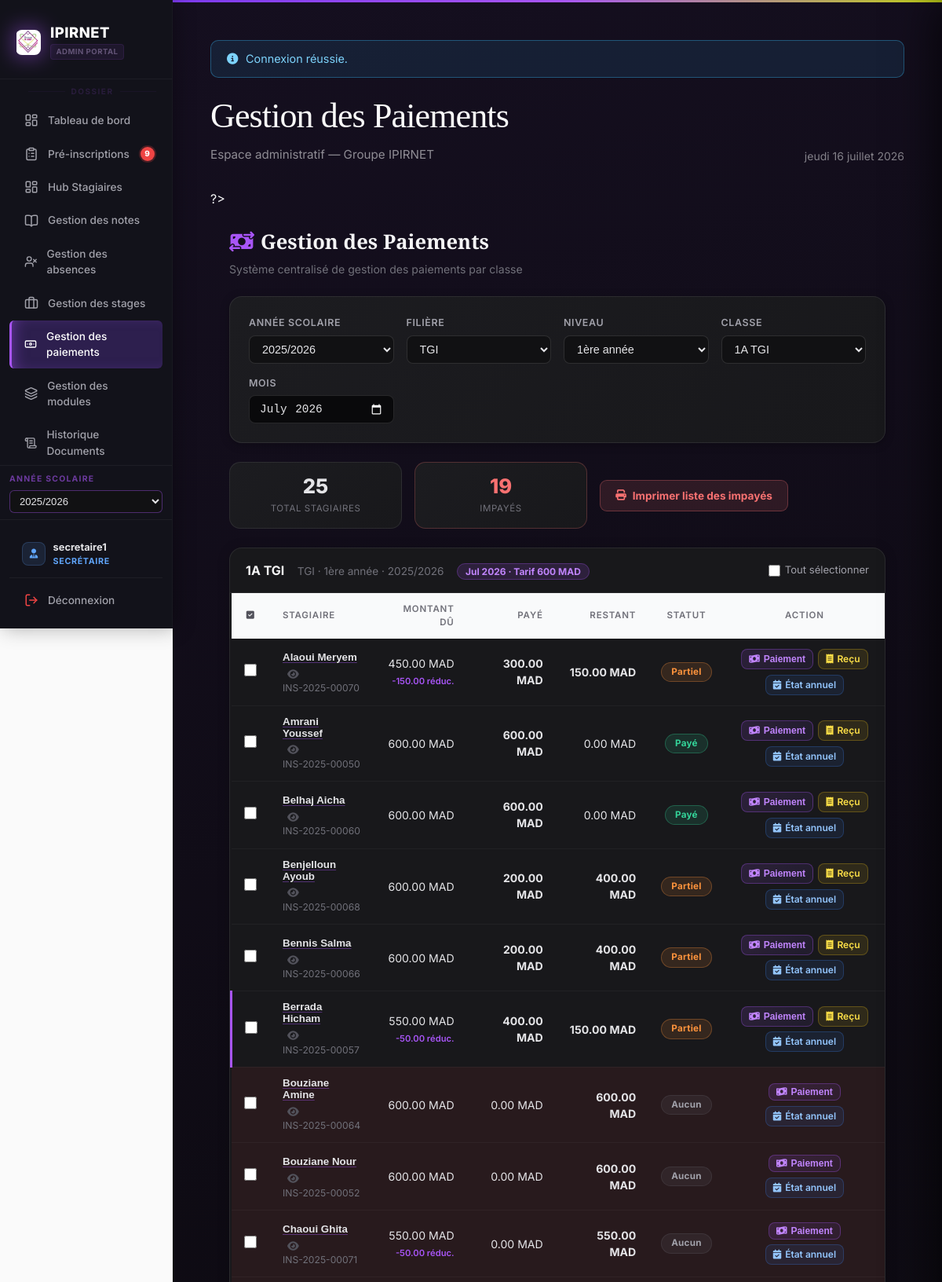
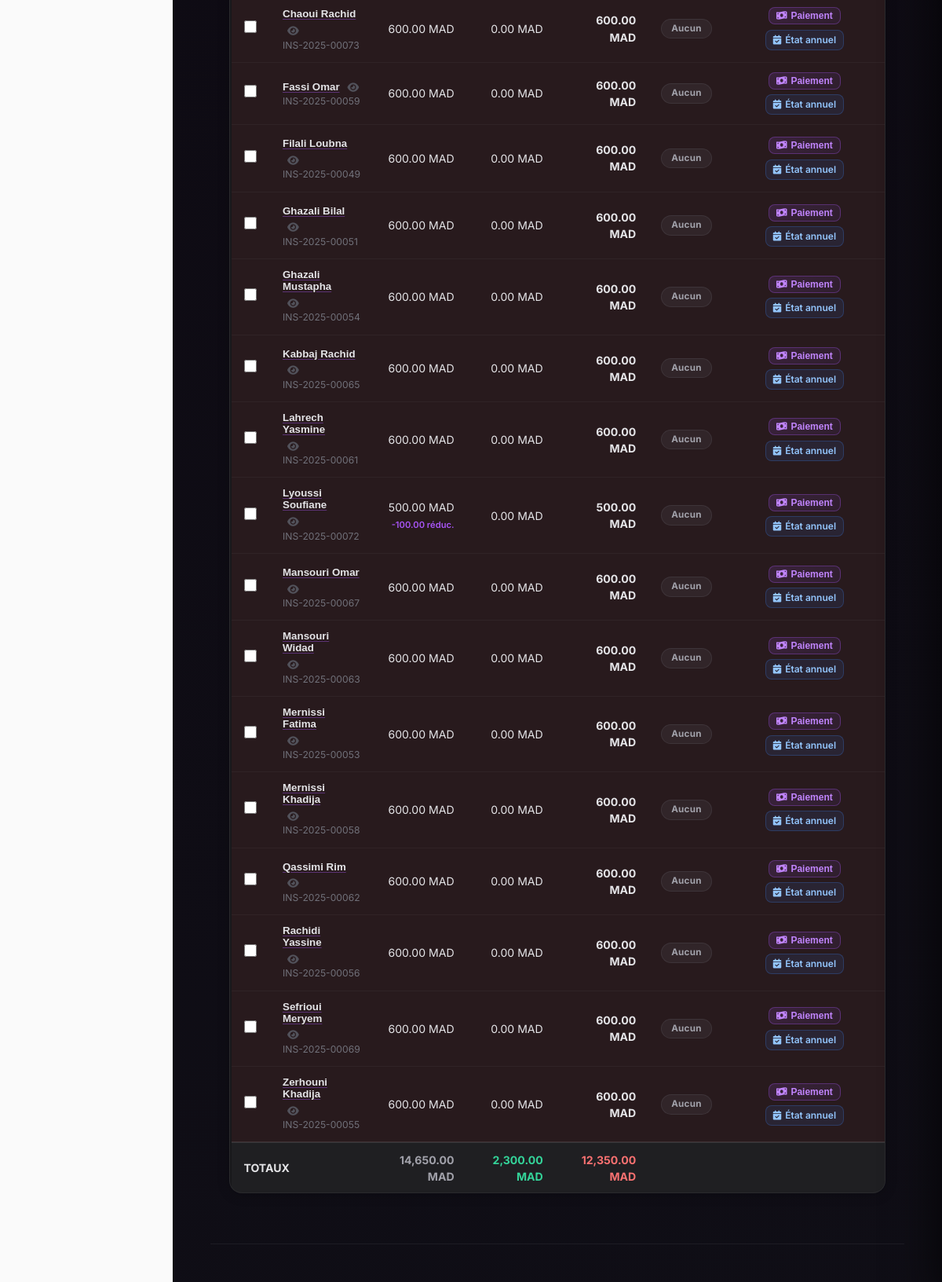
Page /gestion_des_stagiaires/cotisations.php?annee=2025/2026&id_filiere=3&niveau=1ère+année&id_classe=3&mois=2026-07&highlight=57 (signed in) on the committed database (2 pictures, top to bottom).
### tables this page shows
CREATE TABLE `classes` (
  `id_classe` int(10) UNSIGNED NOT NULL,
  `nom_classe` varchar(128) NOT NULL,
  `annee_scolaire` varchar(16) NOT NULL,
  `niveau` varchar(32) NOT NULL DEFAULT '',
  `id_filiere` int(10) UNSIGNED NOT NULL,
  `capacite` int(10) UNSIGNED NOT NULL DEFAULT 30
);

CREATE TABLE `filieres` (
  `id_filiere` int(10) UNSIGNED NOT NULL,
  `nom_filiere` varchar(255) NOT NULL,
  `niveau` varchar(128) DEFAULT NULL
);

CREATE TABLE `mensualites` (
  `id_mensualite` int(10) UNSIGNED NOT NULL,
  `id_stagiaire` int(10) UNSIGNED NOT NULL,
  `mois_ref` char(7) NOT NULL COMMENT 'YYYY-MM',
  `est_paye` tinyint(1) NOT NULL DEFAULT 0,
  `montant_total` decimal(10,2) DEFAULT NULL COMMENT 'Montant total de la mensualité',
  `montant_paye` decimal(10,2) DEFAULT NULL COMMENT 'Montant déjà payé',
  `montant_restant` decimal(10,2) DEFAULT NULL COMMENT 'Montant restant à payer',
  `cumul_restant` decimal(10,2) DEFAULT NULL COMMENT 'Cumul des impayés',
  `statut_paiement` varchar(32) DEFAULT NULL COMMENT 'payé / partiel / impayé',
  `date_paiement` datetime DEFAULT NULL COMMENT 'Date du paiement effectif',
  `marque_le` timestamp NULL DEFAULT NULL,
  `remise` decimal(10,2) NOT NULL DEFAULT 0.00
);

CREATE TABLE `stagiaires` (
  `id_stagiaire` int(10) UNSIGNED NOT NULL,
  `num_inscri` varchar(32) NOT NULL,
  `cin` varchar(8) DEFAULT NULL,
  `nom` varchar(100) NOT NULL,
  `prenom` varchar(100) NOT NULL,
  `date_naissance` date DEFAULT NULL,
  `adresse` varchar(512) DEFAULT NULL,
  `email` varchar(255) DEFAULT NULL,
  `telephone` varchar(15) DEFAULT NULL,
  `telephone_parent` varchar(15) DEFAULT NULL COMMENT 'CDC fiche inscription',
  `nom_tuteur` varchar(255) DEFAULT NULL COMMENT 'Père ou tuteur',
  `sexe` varchar(1) NOT NULL DEFAULT 'M' COMMENT 'M = Masculin, F = Féminin',
  `photo` varchar(512) DEFAULT NULL,
  `date_inscription` date NOT NULL,
  `id_classe` int(10) UNSIGNED NOT NULL,
  `created_at` timestamp NOT NULL DEFAULT current_timestamp(),
  `updated_at` timestamp NULL DEFAULT NULL ON UPDATE current_timestamp(),
  `remise_mensuelle` decimal(10,2) NOT NULL DEFAULT 0.00
);

### gestion_des_stagiaires/cotisations.php (the view, shortened to what the rows shown need)
<?php
  require __DIR__ . '/includes/bootstrap.php';
  $tarifsDefaut = [2 => 700.0, 3 => 600.0, 4 => 800.0];
  function getTarif(int $idFiliere, array $tarifsDefaut): float {
      return $tarifsDefaut[$idFiliere] ?? 700.0;
  }
  $anneeSelectionnee  = trim((string)($_GET['annee']      ?? ''));
  $idFiliereSelecte   = (int)($_GET['id_filiere'] ?? 0);
  $niveauSelectionne  = trim((string)($_GET['niveau']     ?? ''));
  $idClasseSelecte    = (int)($_GET['id_classe']  ?? 0);
  $moisSelectionne    = trim((string)($_GET['mois']       ?? date('Y-m')));
  $stagiaires  = [];
  $infoClasse  = null;
  $tarifMensuel = 700.0;
  if ($idClasseSelecte > 0) {
      $reqClasse = $pdo->prepare(
          "SELECT c.nom_classe, f.nom_filiere, c.annee_scolaire, c.niveau, c.id_filiere
             FROM classes c
             JOIN filieres f ON f.id_filiere = c.id_filiere
            WHERE c.id_classe = ?"
      );
      $reqClasse->execute([$idClasseSelecte]);
      $infoClasse = $reqClasse->fetch();
      if ($infoClasse) {
          $tarifMensuel = getTarif((int)$infoClasse['id_filiere'], $tarifsDefaut);
      }
      $reqStagiaires = $pdo->prepare("
          SELECT s.id_stagiaire, s.num_inscri, s.nom, s.prenom,
                 COALESCE(s.remise_mensuelle, 0) AS remise_mensuelle,
                 m.montant_total, m.remise, m.montant_paye,
                 m.montant_restant, m.statut_paiement, m.est_paye, m.date_paiement
            FROM stagiaires s
            LEFT JOIN mensualites m
              ON m.id_stagiaire = s.id_stagiaire AND m.mois_ref = ?
           WHERE s.id_classe = ?
           ORDER BY s.nom, s.prenom
      ");
      $reqStagiaires->execute([$moisSelectionne, $idClasseSelecte]);
      $stagiaires = $reqStagiaires->fetchAll();
  }
  $totalMontantDu      = 0.0;
  $totalMontantPaye    = 0.0;
  $totalMontantRestant = 0.0;
  $nbPayes   = 0;
  $nbPartiels = 0;
  $nbImpayes = 0;
  foreach ($stagiaires as $stagiaire) {
      $remiseLigne    = $stagiaire['remise'] !== null
          ? max(0.0, (float)$stagiaire['remise'])
          : max(0.0, (float)($stagiaire['remise_mensuelle'] ?? 0));
      $montantEffectif = $stagiaire['montant_total'] !== null
          ? max(0.0, (float)$stagiaire['montant_total'] - $remiseLigne)
          : max(0.0, $tarifMensuel - (float)($stagiaire['remise_mensuelle'] ?? 0));
      $montantPaye    = $stagiaire['montant_paye']    !== null ? (float)$stagiaire['montant_paye']    : 0.0;
      $montantRestant = $stagiaire['montant_restant'] !== null ? (float)$stagiaire['montant_restant'] : $montantEffectif;
      $statutLigne    = (string)($stagiaire['statut_paiement'] ?? '');
      $estPaye        = (int)($stagiaire['est_paye'] ?? 0) === 1 || $statutLigne === 'payé';
      $estPartiel     = $statutLigne === 'partiel';
      $totalMontantDu      += $montantEffectif;
      $totalMontantPaye    += $montantPaye;
      $totalMontantRestant += $montantRestant;
      if ($estPaye)         $nbPayes++;
      elseif ($estPartiel)  $nbPartiels++;
      else                  $nbImpayes++;
  }
  require __DIR__ . '/includes/header.php';
  ?>
<div style="max-width:1200px;margin:0 auto;padding:1.5rem;">
  <div class="page-header-cot">
    <div>
      <h1><i class="fa-solid fa-money-bill-transfer" style="color:#a855f7;margin-right:.5rem;"></i>Gestion des Paiements</h1>
    </div>
  </div>
  <?php if ($idClasseSelecte > 0 && $infoClasse): ?>
  <div style="display:flex;align-items:center;gap:1rem;flex-wrap:wrap;margin-bottom:1.5rem;">
    <div class="cot-stats-row" style="grid-template-columns:repeat(2,minmax(150px,220px));margin-bottom:0;flex:0 0 auto;">
      <div class="cot-stat-card">
        <div class="cot-stat-val" style="color:#e4e4e7;"><?= count($stagiaires) ?></div>
        <div class="cot-stat-lbl">Total stagiaires</div>
      </div>
      <div class="cot-stat-card" style="border-color:rgba(248,113,113,.25);">
        <div class="cot-stat-val" style="color:#f87171;"><?= $nbImpayes ?></div>
        <div class="cot-stat-lbl">Impayés</div>
      </div>
    </div>
    <?php if ($nbImpayes > 0): ?>
    <?php
      $urlImpressionImpayes = 'print_liste_impayes.php?' . http_build_query([
        'id_filiere'    => $idFiliereSelecte,
        'id_classe'     => $idClasseSelecte,
        'annee_scolaire'=> $anneeSelectionnee,
        'niveau'        => $niveauSelectionne,
        'mois'          => $moisSelectionne,
        'impaye'        => '1',
        'auto'          => '1',
      ]);
    ?>
    <a href="<?= h($urlImpressionImpayes) ?>" target="_blank"
       style="display:inline-flex;align-items:center;gap:.5rem;padding:.55rem 1.2rem;background:rgba(248,113,113,.13);color:#f87171;border:1px solid rgba(248,113,113,.3);border-radius:9px;font-size:.85rem;font-weight:700;text-decoration:none;white-space:nowrap;transition:background .15s;"
       onmouseover="this.style.background='rgba(248,113,113,.22)'" onmouseout="this.style.background='rgba(248,113,113,.13)'">
        <i class="fa-solid fa-print"></i> Imprimer liste des impayés
    </a>
    <?php endif; ?>
  </div>
  <div class="cot-table-wrap">
    <div class="cot-table-header">
      <div>
        <strong style="color:#f4f4f5;"><?= h($infoClasse['nom_classe']) ?></strong>
        <span style="color:#71717a;font-size:.85rem;margin-left:.75rem;"><?= h($infoClasse['nom_filiere']) ?> · <?= h($infoClasse['niveau']) ?> · <?= h($infoClasse['annee_scolaire']) ?></span>
        <span style="background:rgba(168,85,247,.15);color:#c084fc;border:1px solid rgba(168,85,247,.3);border-radius:20px;padding:2px 10px;font-size:.75rem;font-weight:700;margin-left:.75rem;">
          <?= h(date('M Y', strtotime($moisSelectionne . '-01'))) ?> · Tarif <?= number_format($tarifMensuel, 0, ',', ' ') ?> MAD
        </span>
      </div>
      <div style="display:flex;gap:.5rem;align-items:center;">
        <label style="display:flex;align-items:center;gap:6px;font-size:.82rem;color:#a1a1aa;cursor:pointer;">
          <input type="checkbox" id="select-all" onchange="toggleSelectAll(this)" style="accent-color:#a855f7;width:15px;height:15px;">
          Tout sélectionner
        </label>
      </div>
    </div>
    <?php if (empty($stagiaires)): ?>
      <div class="empty-state">
        <i class="fa-solid fa-users-slash"></i>
        <p>Aucun stagiaire dans cette classe.</p>
      </div>
    <?php else: ?>
    <div style="overflow-x:auto;">
    <table class="cot-table">
      <thead>
        <tr>
          <th class="cb-col"><i class="fa-solid fa-check-square" style="color:#52525b;"></i></th>
          <th>Stagiaire</th>
          <th style="text-align:right;">Montant dû</th>
          <th style="text-align:right;">Payé</th>
          <th style="text-align:right;">Restant</th>
          <th style="text-align:center;">Statut</th>
          <th style="text-align:center;">Action</th>
        </tr>
      </thead>
      <tbody>
      <?php foreach ($stagiaires as $stagiaire):
        $statutLigne = (string)($stagiaire['statut_paiement'] ?? '');
        $estPaye        = (int)($stagiaire['est_paye'] ?? 0) === 1 || $statutLigne === 'payé';
        $estPartiel     = $statutLigne === 'partiel';
        $estImpaye      = !$estPaye && !$estPartiel;
        $remiseMensuelleStag = max(0.0, (float)($stagiaire['remise_mensuelle'] ?? 0));
        $montantRemise       = $stagiaire['remise'] !== null ? max(0.0, (float)$stagiaire['remise']) : $remiseMensuelleStag;
        $montantTotal        = $stagiaire['montant_total']   !== null ? (float)$stagiaire['montant_total']   : $tarifMensuel;
        $montantEffectif     = max(0.0, $montantTotal - $montantRemise);
        $montantPayeStag     = $stagiaire['montant_paye']    !== null ? (float)$stagiaire['montant_paye']    : 0.0;
        $montantRestantStag  = $stagiaire['montant_restant'] !== null ? (float)$stagiaire['montant_restant'] : $montantEffectif;
        $aPaiement           = $stagiaire['statut_paiement'] !== null;
        if (!$aPaiement) { $montantPayeStag = 0; $montantRestantStag = $montantEffectif; }
        $classeStatut        = $estPaye ? 'paye' : ($estPartiel ? 'partiel' : ($aPaiement ? 'impaye' : 'aucun'));
        $libelleStatut       = $estPaye ? 'Payé' : ($estPartiel ? 'Partiel' : ($aPaiement ? 'Impayé' : 'Aucun'));
        $donneesLigneJson = json_encode([
          'id_stagiaire'    => (int)$stagiaire['id_stagiaire'],
          'nom'             => trim($stagiaire['nom'] . ' ' . $stagiaire['prenom']),
          'mois_ref'        => $moisSelectionne,
          'tarif'           => $tarifMensuel,
          'remise'          => $montantRemise,
          'remise_mensuelle'=> $remiseMensuelleStag,
          'montant_paye'    => $montantPayeStag,
          'montant_restant' => $montantRestantStag,
          'has_record'      => $aPaiement,
          'statut'          => $statutLigne,
        ]);
      ?>
        <tr data-sid="<?= (int)$stagiaire['id_stagiaire'] ?>" id="row-<?= (int)$stagiaire['id_stagiaire'] ?>"<?= $estImpaye ? ' style="background:rgba(255,60,60,.07);"' : '' ?>>
          <td class="cb-col">
            <input type="checkbox" class="row-cb" value="<?= (int)$stagiaire['id_stagiaire'] ?>" onchange="updateBulkBar()">
          </td>
          <td>
            <button type="button" class="btn-stag-name" onclick="openPmtDrawer(<?= (int)$stagiaire['id_stagiaire'] ?>)"><?= h(trim($stagiaire['nom'].' '.$stagiaire['prenom'])) ?></button>
            <button type="button" class="btn-eye" onclick="openPmtDrawer(<?= (int)$stagiaire['id_stagiaire'] ?>)" title="Voir historique annuel"><i class="fa-solid fa-eye"></i></button>
            <div style="font-size:.76rem;color:#71717a;"><?= h((string)($stagiaire['num_inscri'] ?? '')) ?></div>
          </td>
          <td style="text-align:right;" class="col-du">
            <?= number_format($montantEffectif, 2) ?> MAD
            <?php if ($montantRemise > 0): ?><br><span style="font-size:.7rem;color:#a855f7;font-weight:600;">-<?= number_format($montantRemise, 2) ?> réduc.</span><?php endif; ?>
          </td>
          <td style="text-align:right;" class="col-paye <?= $montantPayeStag > 0 ? 'amount-green' : 'amount-gray' ?>"><?= number_format($montantPayeStag, 2) ?> MAD</td>
          <td style="text-align:right;" class="col-restant <?= $montantRestantStag > 0 ? 'amount-red' : 'amount-gray' ?>"><?= number_format($montantRestantStag, 2) ?> MAD</td>
          <td style="text-align:center;" class="col-statut">
            <span class="badge-cot <?= $classeStatut ?>"><?= $libelleStatut ?></span>
          </td>
          <td style="text-align:center;">
            <div style="display:flex;gap:.4rem;justify-content:center;flex-wrap:wrap;">
              <button type="button" class="btn-cot ghost btn-cot sm" onclick='openPayModal(<?= htmlspecialchars($donneesLigneJson, ENT_QUOTES) ?>)'>
                <i class="fa-solid fa-money-bill-wave"></i> Paiement
              </button>
              <?php if ($aPaiement): ?>
              <a href="print_recu_paiement.php?id=<?= (int)$stagiaire['id_stagiaire'] ?>&mois=<?= h($moisSelectionne) ?>" target="_blank"
                 class="btn-cot btn-cot sm"
                 style="text-decoration:none;background:rgba(250,204,21,.1);color:#fde047;border:1px solid rgba(250,204,21,.25);"
                 onmouseover="this.style.background='rgba(250,204,21,.2)'" onmouseout="this.style.background='rgba(250,204,21,.1)'">
                <i class="fa-solid fa-receipt"></i> Reçu
              </a>
              <?php endif; ?>
              <a href="print_etat_paiements_annuel.php?id_stagiaire=<?= (int)$stagiaire['id_stagiaire'] ?>&auto=1" target="_blank"
                 class="btn-cot btn-cot sm"
                 style="text-decoration:none;background:rgba(59,130,246,.1);color:#93c5fd;border:1px solid rgba(59,130,246,.25);"
                 onmouseover="this.style.background='rgba(59,130,246,.2)'" onmouseout="this.style.background='rgba(59,130,246,.1)'"
                 title="État annuel des paiements">
                <i class="fa-solid fa-calendar-check"></i> État annuel
              </a>
            </div>
          </td>
        </tr>
      <?php endforeach; ?>
      </tbody>
      <tfoot>
        <tr style="border-top:2px solid rgba(255,255,255,.1);background:rgba(255,255,255,.03);">
          <td colspan="2" style="font-weight:700;color:#e4e4e7;padding:.65rem 1rem;">TOTAUX</td>
          <td style="text-align:right;color:#a1a1aa;font-weight:700;padding:.65rem 1rem;"><?= number_format($totalMontantDu, 2) ?> MAD</td>
          <td style="text-align:right;font-weight:700;color:#34d399;padding:.65rem 1rem;"><?= number_format($totalMontantPaye, 2) ?> MAD</td>
          <td style="text-align:right;font-weight:700;color:<?= $totalMontantRestant > 0 ? '#f87171' : '#71717a' ?>;padding:.65rem 1rem;"><?= number_format($totalMontantRestant, 2) ?> MAD</td>
          <td colspan="2"></td>
        </tr>
      </tfoot>
    </table>
    </div>
    <?php endif; ?>
  </div>
  <?php endif; ?>
</div>
<?php require __DIR__ . '/includes/footer.php'; ?>

### rows in the picture
classes: nom_classe "1A TGI", id_filiere.nom_filiere "TGI", niveau "1ère année", annee_scolaire "2025/2026", id_filiere "600"
mensualites: id_stagiaire.prenom "Alaoui Meryem", id_stagiaire.num_inscri "INS-2025-00070", montantEffectif "450.00", remise "150.00", montant_paye "300.00", montant_restant "150.00", libelleStatut "Partiel"
mensualites: id_stagiaire.prenom "Amrani Youssef", id_stagiaire.num_inscri "INS-2025-00050", montant_total "600.00", montant_paye "600.00", montant_restant "0.00", est_paye "Payé"
mensualites: id_stagiaire.prenom "Belhaj Aicha", id_stagiaire.num_inscri "INS-2025-00060", montant_total "600.00", montant_paye "600.00", montant_restant "0.00", est_paye "Payé"
mensualites: id_stagiaire.prenom "Benjelloun Ayoub", id_stagiaire.num_inscri "INS-2025-00068", montant_total "600.00", montant_paye "200.00", montant_restant "400.00", libelleStatut "Partiel"
mensualites: id_stagiaire.prenom "Bennis Salma", id_stagiaire.num_inscri "INS-2025-00066", montant_total "600.00", montant_paye "200.00", montant_restant "400.00", libelleStatut "Partiel"
mensualites: id_stagiaire.prenom "Berrada Hicham", id_stagiaire.num_inscri "INS-2025-00057", montantEffectif "550.00", remise "50.00", montant_paye "400.00", montant_restant "150.00", libelleStatut "Partiel"
stagiaires: nom+prenom "Bouziane Amine", num_inscri "INS-2025-00064", montantEffectif "600.00", montantPayeStag "0.00", montantRestantStag "600.00", libelleStatut "Aucun"
stagiaires: nom+prenom "Bouziane Nour", num_inscri "INS-2025-00052", montantEffectif "600.00", montantPayeStag "0.00", montantRestantStag "600.00", libelleStatut "Aucun"
stagiaires: nom+prenom "Chaoui Ghita", num_inscri "INS-2025-00071", montantEffectif "550.00", montantRemise "50.00", montantPayeStag "0.00", montantRestantStag "550.00", libelleStatut "Aucun"
stagiaires: nom+prenom "Chaoui Rachid", num_inscri "INS-2025-00073", montantEffectif "600.00", montantPayeStag "0.00", montantRestantStag "600.00", libelleStatut "Aucun"
stagiaires: nom+prenom "Fassi Omar", num_inscri "INS-2025-00059", montantEffectif "600.00", montantPayeStag "0.00", montantRestantStag "600.00", libelleStatut "Aucun"
stagiaires: nom+prenom "Filali Loubna", num_inscri "INS-2025-00049", montantEffectif "600.00", montantPayeStag "0.00", montantRestantStag "600.00", libelleStatut "Aucun"
stagiaires: nom+prenom "Ghazali Bilal", num_inscri "INS-2025-00051", montantEffectif "600.00", montantPayeStag "0.00", montantRestantStag "600.00", libelleStatut "Aucun"
stagiaires: nom+prenom "Ghazali Mustapha", num_inscri "INS-2025-00054", montantEffectif "600.00", montantPayeStag "0.00", montantRestantStag "600.00", libelleStatut "Aucun"
stagiaires: nom+prenom "Kabbaj Rachid", num_inscri "INS-2025-00065", montantEffectif "600.00", montantPayeStag "0.00", montantRestantStag "600.00", libelleStatut "Aucun"
stagiaires: nom+prenom "Lahrech Yasmine", num_inscri "INS-2025-00061", montantEffectif "600.00", montantPayeStag "0.00", montantRestantStag "600.00", libelleStatut "Aucun"
stagiaires: nom+prenom "Lyoussi Soufiane", num_inscri "INS-2025-00072", montantEffectif "500.00", montantRemise "100.00", montantPayeStag "0.00", montantRestantStag "500.00", libelleStatut "Aucun"
stagiaires: nom+prenom "Mansouri Omar", num_inscri "INS-2025-00067", montantEffectif "600.00", montantPayeStag "0.00", montantRestantStag "600.00", libelleStatut "Aucun"
stagiaires: nom+prenom "Mansouri Widad", num_inscri "INS-2025-00063", montantEffectif "600.00", montantPayeStag "0.00", montantRestantStag "600.00", libelleStatut "Aucun"
stagiaires: nom+prenom "Mernissi Fatima", num_inscri "INS-2025-00053", montantEffectif "600.00", montantPayeStag "0.00", montantRestantStag "600.00", libelleStatut "Aucun"
stagiaires: nom+prenom "Mernissi Khadija", num_inscri "INS-2025-00058", montantEffectif "600.00", montantPayeStag "0.00", montantRestantStag "600.00", libelleStatut "Aucun"
stagiaires: nom+prenom "Qassimi Rim", num_inscri "INS-2025-00062", montantEffectif "600.00", montantPayeStag "0.00", montantRestantStag "600.00", libelleStatut "Aucun"
stagiaires: nom+prenom "Rachidi Yassine", num_inscri "INS-2025-00056", montantEffectif "600.00", montantPayeStag "0.00", montantRestantStag "600.00", libelleStatut "Aucun"
stagiaires: nom+prenom "Sefrioui Meryem", num_inscri "INS-2025-00069", montantEffectif "600.00", montantPayeStag "0.00", montantRestantStag "600.00", libelleStatut "Aucun"
stagiaires: nom+prenom "Zerhouni Khadija", num_inscri "INS-2025-00055", montantEffectif "600.00", montantPayeStag "0.00", montantRestantStag "600.00", libelleStatut "Aucun"

### other values in the picture
$notifDots['demandes'] "9"
$__nomUtilisateur "secretaire1"
$__libelleRole "SECRÉTAIRE"
$flash['msg'] "Connexion réussie."
$pageTitle "Gestion des Paiements"
$gdsFrenchDate() "jeudi 16 juillet 2026"
count($stagiaires) "25"
$nbImpayes "19"
date('M Y', strtotime($moisSelectionne . '-01')) "Jul 2026"
$totalMontantDu "14,650.00"
$totalMontantPaye "2,300.00"
$totalMontantRestant "12,350.00"
form field global_annee_value "2025/2026"
form field annee "2025/2026"
form field id_filiere "TGI"
